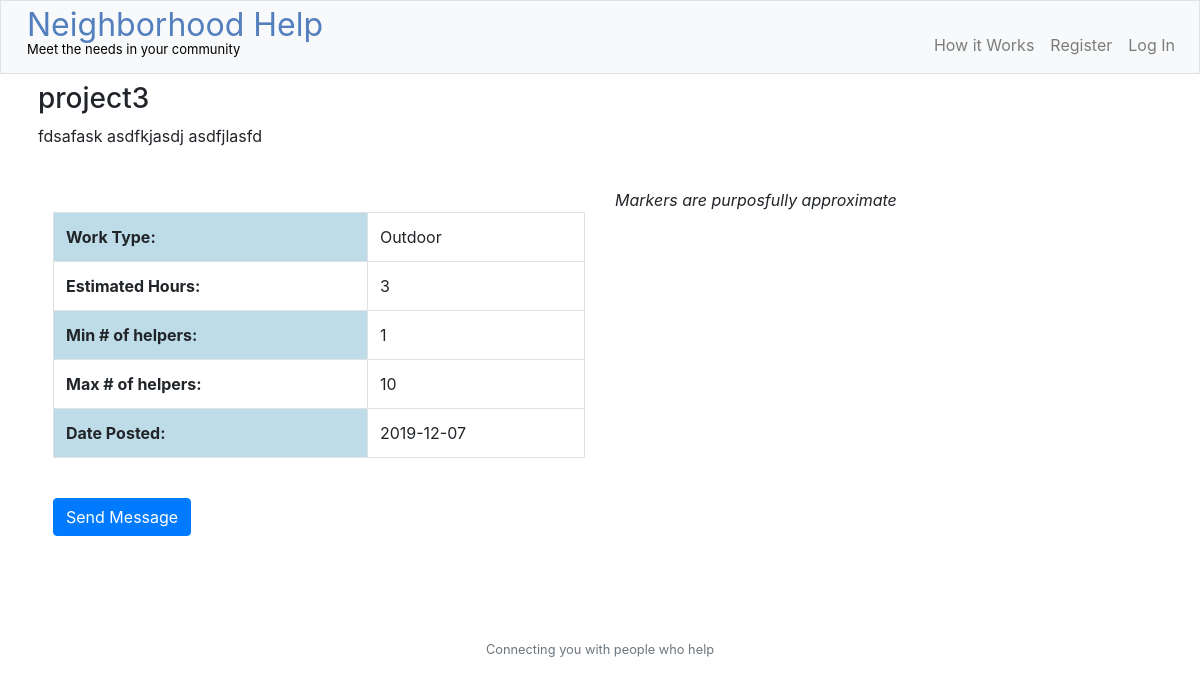
The page /viewpost?post_id=3 on the database its author committed.
### tables this page shows
CREATE TABLE 'posts' (
"post_id"INTEGER NOT NULL PRIMARY KEY AUTOINCREMENT UNIQUE,
"post_user"INTEGER NOT NULL,
"title"TEXT NOT NULL,'address' TEXT NOT NULL,
"summary"TEXT NOT NULL,
"work_type"TEXT,
"image"TEXT,
"est_hour"NUMERIC,
"min_help"INTEGER,
"max_help"INTEGER,
"post_time"TIMESTAMP NOT NULL DEFAULT CURRENT_TIMESTAMP, 'geo_lat' real, 'geo_lng' real, 'rand_geo_lat' real, 'rand_geo_lng' real, 'active' boolean NOT NULL DEFAULT 'true',
FOREIGN KEY("post_user") REFERENCES "users"("id")
);

### application.py (the view)
@app.route("/viewpost", methods=["GET", "POST"])
def viewpost():
    if request.method == "POST":
        post_id = request.form.get("post_id")
    else:
        post_id = request.args['post_id']  # counterpart for url_for()
    rows = db.execute("SELECT * FROM posts WHERE post_id = :post_id",
                      post_id=post_id)
    return render_template("viewpost.html", rows=rows)

### application.py (called while the page is built)
@app.after_request
def after_request(response):
    response.headers["Cache-Control"] = "no-cache, no-store, must-revalidate"
    response.headers["Expires"] = 0
    response.headers["Pragma"] = "no-cache"
    return response

### templates/viewpost.html (shortened to what this page needs)
{% extends "layout.html" %}
{% block main %}
<h3>
   {{ rows[0]['title'] }}
</h3>
<p>
    {{ rows[0]['summary'] }}
</p>
<br>
<div class="container">
  <div class="row">
      <div class="col">
          <table class="table table-bordered">
              <tbody>
                <tr>
                  <th scope="row" style="background-color: rgb(190, 220, 232);">Work Type:</th>
                  <td>{{ rows[0]['work_type'] }}</td>
                </tr>
                <tr>
                  <th scope="row">Estimated Hours:</th>
                  <td>{{ rows[0]['est_hour'] }}</td>
                </tr>
                <tr>
                  <th scope="row" style="background-color: rgb(190, 220, 232);">Min # of helpers:</th>
                  <td>{{ rows[0]['min_help'] }}</td>
                </tr>
                <tr>
                  <th scope="row">Max # of helpers:</th>
                  <td>{{ rows[0]['max_help'] }}</td>
                </tr>
                <tr>
                  <th scope="row" style="background-color: rgb(190, 220, 232);">Date Posted:</th>
                  <td>{{ rows[0]['post_time'].split(" ")[0] }}</td>
                </tr>
              </tbody>
            </table>
            <br>
            <p>
              <button class="btn btn-primary" type="button" data-toggle="collapse" data-target="#collapseExample" aria-expanded="false" aria-controls="collapseExample">
                Send Message
              </button>
            </p>
    </div>
    <div class="col-6">
      <div style="font-style: italic;">Markers are purposfully approximate</div>
      <div id="googleMap" style="width:100%;height:400px;"></div>
    </div>
  </div>
</div>
{% endblock %}

### rows shown on the page
posts: title "project3", summary "fdsafask asdfkjasdj asdfjlasfd", work_type "Outdoor", est_hour "3", min_help "1", max_help "10", post_time "2019-12-07"
